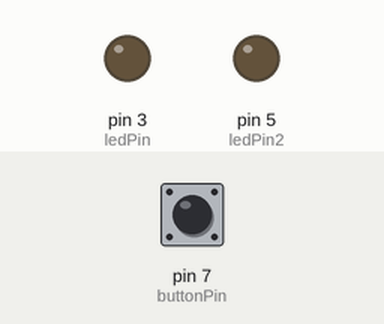
Bench run of a sketch on a simulated Arduino Uno, built with avr-gcc and run on an emulated ATmega328P. Parts: output pins drawn as LEDs (lit = HIGH). Dashed ring = blinking. The inputs (shaded band) are chosen by the test bench; at power-on: pin 7 (buttonPin) LOW.

Above: at 1.2 s.
1.3 s: pin 7 (buttonPin) pulled HIGH for 3.2 s
At 1.7 s:
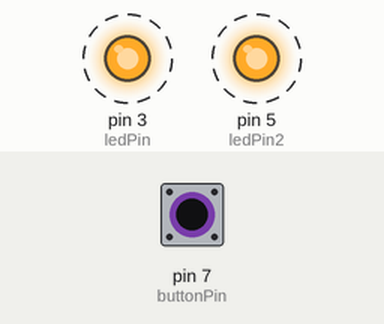
Timing chart, 0 to 6.3 s (numbered marks = the images above; inputs shaded):
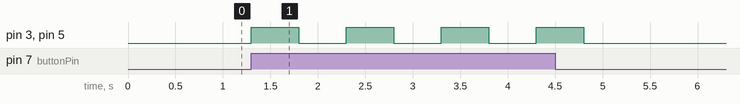

Measured:
- after the input at 1.3 s, pin 3 (ledPin), pin 5 (ledPin2): alternates HIGH for 0.50 s and LOW for 0.50 s, 8 changes in all, then stays LOW, starting at once

The sketch:

BlinkLed.ino
```cpp
int ledPin = 3;
int ledPin2 = 5;
int buttonPin = 7;


void setup() {
  pinMode(ledPin,OUTPUT);
  pinMode(ledPin2,OUTPUT);
  pinMode(buttonPin,INPUT);

}

void loop() {
 if (digitalRead(buttonPin)==HIGH){
  checkButton();
 }

}


void checkButton(){
digitalWrite(ledPin,HIGH);
 digitalWrite(ledPin2,HIGH);
 delay(500);
 digitalWrite(ledPin,LOW);
 digitalWrite(ledPin2,LOW);
 delay(500);
}
```
